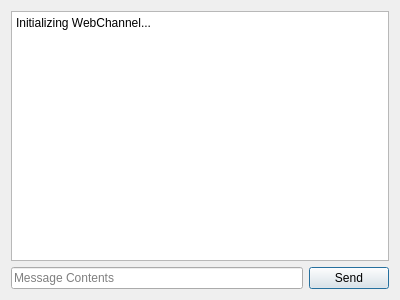
<?xml version="1.0" encoding="UTF-8"?>
<ui version="4.0">
 <class>Dialog</class>
 <widget class="QDialog" name="Dialog">
  <property name="geometry">
   <rect>
    <x>0</x>
    <y>0</y>
    <width>400</width>
    <height>300</height>
   </rect>
  </property>
  <property name="windowTitle">
   <string>Dialog</string>
  </property>
  <layout class="QGridLayout" name="gridLayout">
   <item row="1" column="0">
    <widget class="QLineEdit" name="input">
     <property name="placeholderText">
      <string>Message Contents</string>
     </property>
    </widget>
   </item>
   <item row="1" column="1">
    <widget class="QPushButton" name="send">
     <property name="text">
      <string>Send</string>
     </property>
    </widget>
   </item>
   <item row="0" column="0" colspan="2">
    <widget class="QPlainTextEdit" name="output">
     <property name="readOnly">
      <bool>true</bool>
     </property>
     <property name="plainText">
      <string notr="true">Initializing WebChannel...</string>
     </property>
     <property name="backgroundVisible">
      <bool>false</bool>
     </property>
    </widget>
   </item>
  </layout>
 </widget>
 <resources/>
 <connections/>
</ui>
